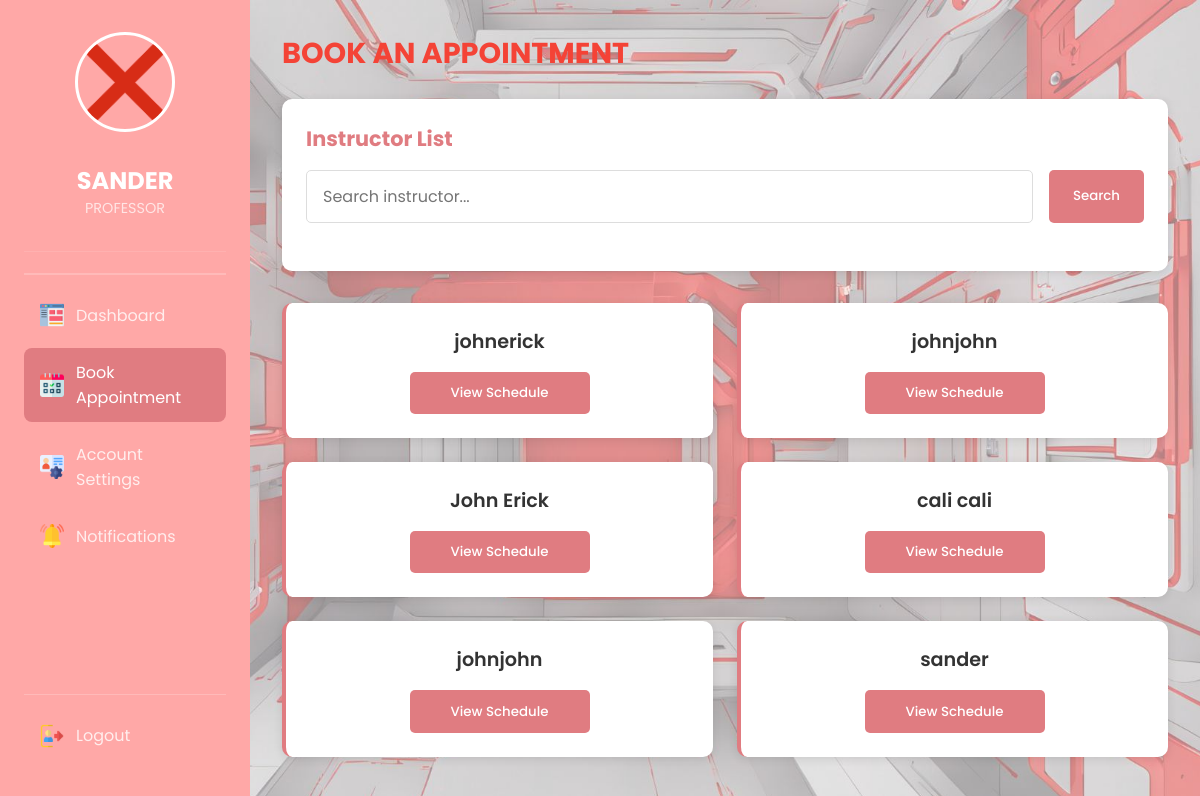
The page /sbook_appointment (signed in) on the database as committed earlier.
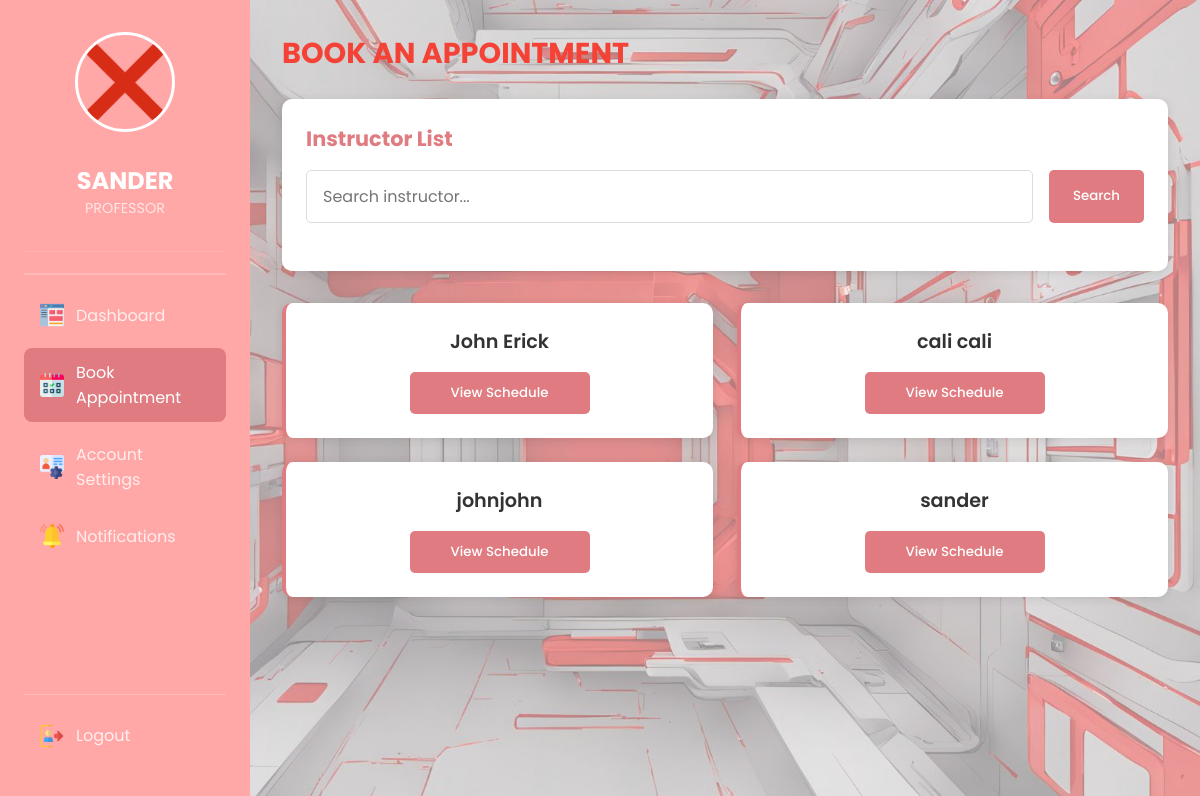
The same page on the database as committed later.
### tables this page shows
CREATE TABLE "users" (
                id INTEGER PRIMARY KEY AUTOINCREMENT,
                name TEXT NOT NULL,
                email TEXT NOT NULL UNIQUE,
                password TEXT NOT NULL,
                role TEXT NOT NULL,
                profile_picture TEXT
            );

### app.py (the view)
@app.route('/sbook_appointment')
def sbook_appointment():
    if 'user_id' not in session:
        flash('Please log in first.', 'error')
        return redirect(url_for('login'))
    user = get_user_by_id(session['user_id'])
    professors = get_all_professors()
    return render_template('sbook_appointment.html', user=user,professors=professors)

### database.py (called while the page is built)
def get_db():
    conn = sqlite3.connect(DATABASE)
    conn.row_factory = sqlite3.Row  # Allows column access by name
    return conn

def get_user_by_id(user_id):
    try:
        conn = get_db()
        cursor = conn.cursor()
        cursor.execute('SELECT id, name, role, email, profile_picture FROM users WHERE id = ?', (user_id,))
        user = cursor.fetchone()
        return dict(user) if user else None
    except Exception as e:
        print("Database Fetch Error:", str(e))
        return None
    finally:
        conn.close()

def get_all_professors():
    conn = sqlite3.connect('app.db')
    cursor = conn.cursor()
    cursor.execute("SELECT id, name FROM users WHERE role = 'professor'")
    professors = cursor.fetchall()
    conn.close()
    return professors

### templates/sbook_appointment.html (shortened to what this page needs)
<!DOCTYPE html>
<html lang="en">
<head>
    <link rel="stylesheet" href="https://cdnjs.cloudflare.com/ajax/libs/font-awesome/6.0.0/css/all.min.css">
    <link rel="stylesheet" href="{{ url_for('static', filename='css/sbookappointment.css') }}">
</head>
<body>
    <div class="sidebar">
        <div class="user-profile">
            <div class="avatar">
                <img id="sidebar-profile-pic"
               src="{{ url_for('static', filename='uploads/' + user.profile_picture) if user.profile_picture else url_for('static', filename='images/default.png') }}"
               alt="{{ user.name }}'s Profile Picture">
            </div>
            <h1>{{ user.name | upper }}</h1>
            <p>{{ user.role | upper }}</p>
        </div>
    <div class="decorative-line">
    </div>
    <nav class="nav-menu">
        <div class="nav-items-container">
        <a href="/student_dashboard" class="nav-item">
            <img src="static/images/dashboard1.png" alt="Dashboard" class="button-icon">
            <span>Dashboard</span>
        </a>
        <a href="/sbook_appointment" class="nav-item active">
            <img src="static/images/bookanappointment1.png" alt="Book Appointment" class="button-icon">
            <span>Book Appointment</span>
        </a>
        <a href="/saccount_settings" class="nav-item">
            <img src="static/images/accsettings1.png" alt="Settings" class="button-icon">
            <span>Account Settings</span>
        </a>
        <a href="/snotification" class="nav-item">
            <img src="static/images/notification1.png" alt="Notifications" class="button-icon">
            <span>Notifications</span>
        </a>
    </div>
        <div class="logout-container">
        <a href="#logoutPopover" class="nav-item logout-btn">
            <img src="static/images/logout1.png" alt="Logout" class="button-icon">
            <span>Logout</span>
        </a>
        </div>
    </nav>
</div>
    <div class="top-box">
        <h3>BOOK AN APPOINTMENT</h3>
        <div class="faculty-list-box">
            <h4>Instructor List</h4>
            <div class="search-container">
                <input type="text" id="instructorSearch" placeholder="Search instructor..." class="search-input" onkeyup="searchInstructors()">
                <button class="search-button" onclick="searchInstructors()">Search</button>
            </div>
        </div>
        <div class="instructor-list">
            {% for professor in professors %}
            <div class="instructor-card">
                <div class="instructor-name">{{ professor[1] }}</div>
                <button class="schedule-button" onclick="openScheduleModal('{{ professor[0] }}', '{{ professor[1] }}')">View Schedule</button>
            </div>
            {% endfor %}
        </div>
    </body>
</html>

### static/css/sbookappointment.css (style rules this page uses)
:root { --sidebar-bg: #ffa8a7; --sidebar-accent: #e07c81; --content-bg: #f8f9fa; --card-bg: #ffffff; --text-dark: #333333; --text-light: #ffffff; --success: #4CAF50; --warning: #FFC107; --danger: #f44336; --info: #2196F3; }
* { margin: 0; padding: 0; box-sizing: border-box; font-family: "Poppins", sans-serif; }
body { display: flex; min-height: 100vh; background: url('/static/images/mainbg.jpg') no-repeat center center fixed; background-size: cover; color: var(--text-dark); }
.sidebar { width: 250px; background: var(--sidebar-bg); color: var(--text-light); padding: 2rem 1.5rem; position: fixed; height: 100vh; transition: all 0.3s; z-index: 1000; display: flex; flex-direction: column; }
.user-profile { display: flex; flex-direction: column; align-items: center; padding-bottom: 2rem; margin-bottom: 0.3rem; border-bottom: 1px solid rgba(255,255,255,0.1); }
.sidebar .user-profile .avatar img { display: block; width: 100px; height: 100px; border-radius: 50%; object-fit: cover; margin: 0 auto 10px; border: 3px solid var(--card-bg); }
.sidebar .user-profile .avatar { text-align: center; margin-bottom: 5px; width: auto; height: auto; }
.avatar { font-size: 3.5rem; color: rgba(255,255,255,0.9); }
.user-profile h1 { font-size: 1.5rem; margin-top: 1rem; color: var(--text-light); }
.user-profile p { font-size: 0.9rem; color: rgba(255,255,255,0.7); }
.decorative-line { height: 2px; background: rgba(255,255,255,0.2); margin: 1rem 0; }
.nav-menu { display: flex; flex-direction: column; flex-grow: 1; }
.nav-items-container { flex-grow: 1; }
.nav-item { display: flex; align-items: center; padding: 12px 16px; border-radius: 8px; color: rgba(255,255,255,0.8); text-decoration: none; transition: all 0.3s; margin-bottom: 0.5rem; }
.nav-item:hover, .nav-item.active { background: var(--sidebar-accent); color: var(--text-light); }
.nav-item img.button-icon { width: 24px; margin-right: 12px; }
.logout-container { margin-top: auto; padding-top: 1rem; border-top: 1px solid rgba(255,255,255,0.2); }
.top-box { margin-left: 250px; width: calc(100% - 250px); padding: 2rem; max-width: 1600px; }
.top-box h3 { font-size: 1.8rem; color: var(--danger); margin-bottom: 1.5rem; display: flex; align-items: center; gap: 10px; }
.faculty-list-box { background: var(--card-bg); border-radius: 10px; padding: 1.5rem; margin-bottom: 2rem; box-shadow: 0 2px 10px rgba(0,0,0,0.1); }
.faculty-list-box h4 { font-size: 1.3rem; color: var(--sidebar-accent); margin-bottom: 1rem; }
.search-container { display: flex; gap: 1rem; margin-bottom: 1.5rem; }
.search-input { flex: 1; padding: 0.8rem 1rem; border: 1px solid #ddd; border-radius: 5px; font-size: 1rem; transition: all 0.3s; }
.search-button { padding: 0.8rem 1.5rem; background: var(--sidebar-accent); color: white; border: none; border-radius: 5px; cursor: pointer; font-weight: 500; transition: all 0.3s; display: flex; align-items: center; gap: 8px; }
.instructor-list { display: grid; grid-template-columns: repeat(auto-fill, minmax(300px, 1fr)); gap: 1.5rem; }
.instructor-card { background: var(--card-bg); border-radius: 10px; padding: 1.5rem; box-shadow: 0 2px 10px rgba(0,0,0,0.1); display: flex; flex-direction: column; align-items: center; transition: all 0.3s; border-left: 4px solid var(--sidebar-accent); }
.instructor-name { font-size: 1.2rem; font-weight: 600; margin-bottom: 1rem; color: var(--text-dark); text-align: center; }
.schedule-button { padding: 0.7rem 1.5rem; background: var(--sidebar-accent); color: white; border: none; border-radius: 5px; cursor: pointer; font-weight: 500; transition: all 0.3s; width: 100%; max-width: 180px; }

Rows that differ between the two databases and show on the page:
removed users: name "johnerick"
removed users: name "johnjohn"
